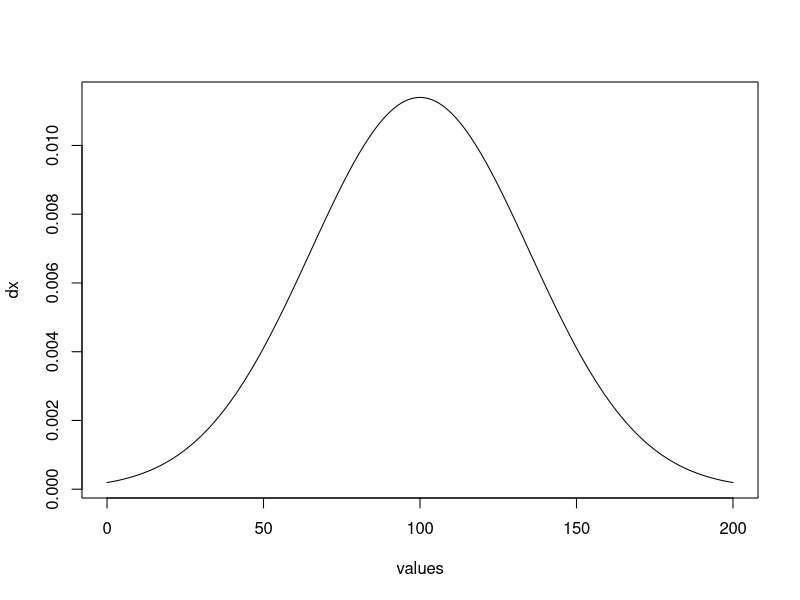
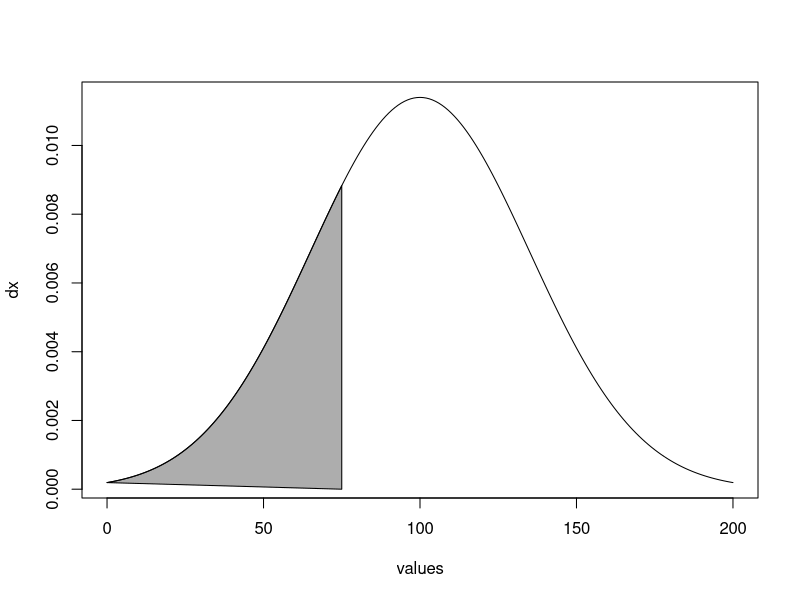
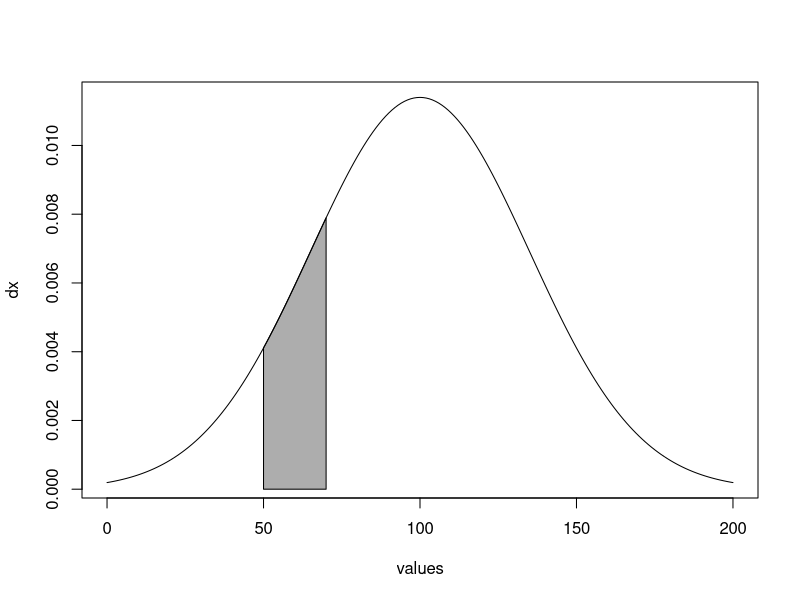
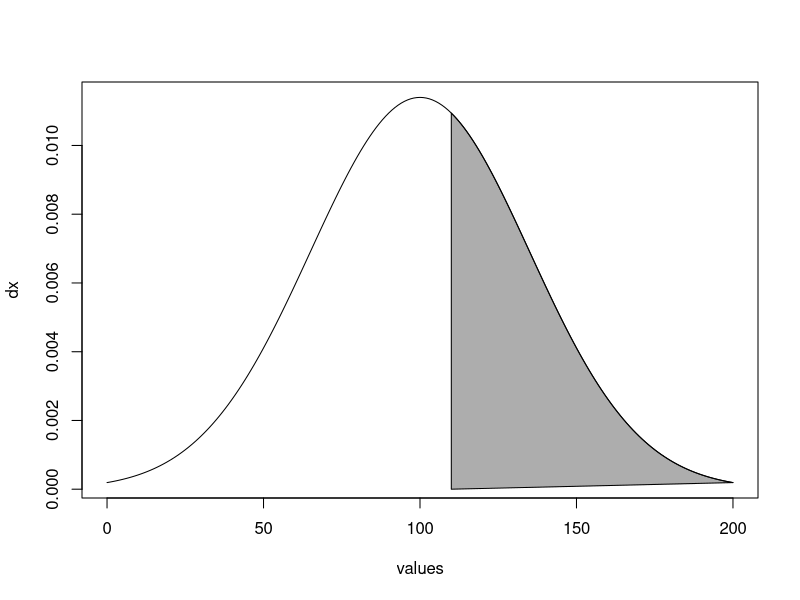
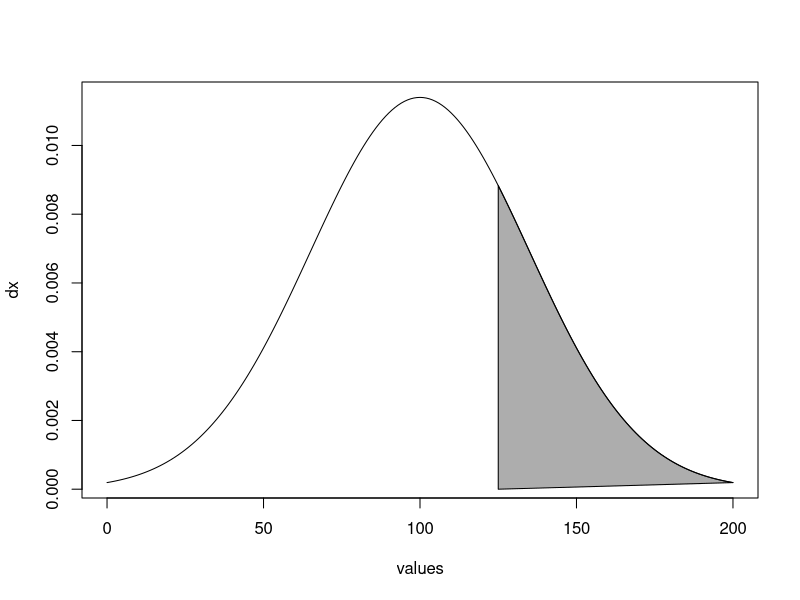
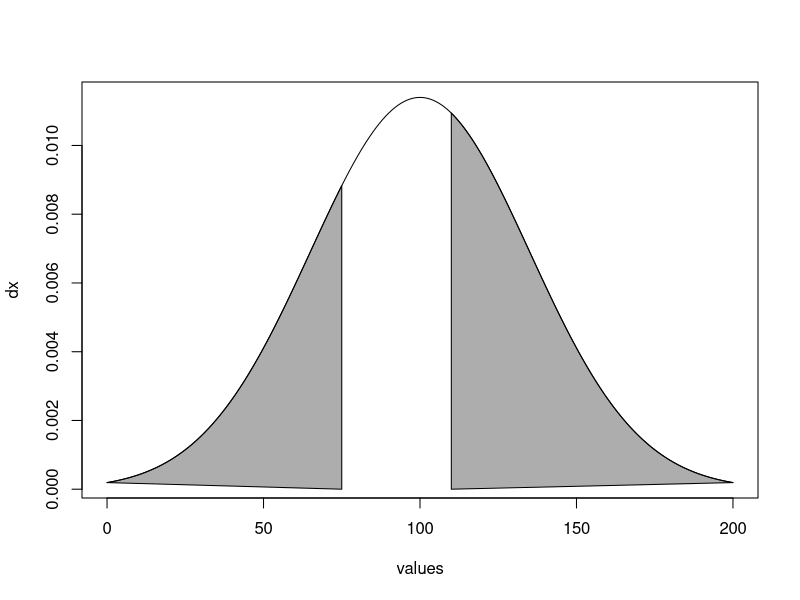
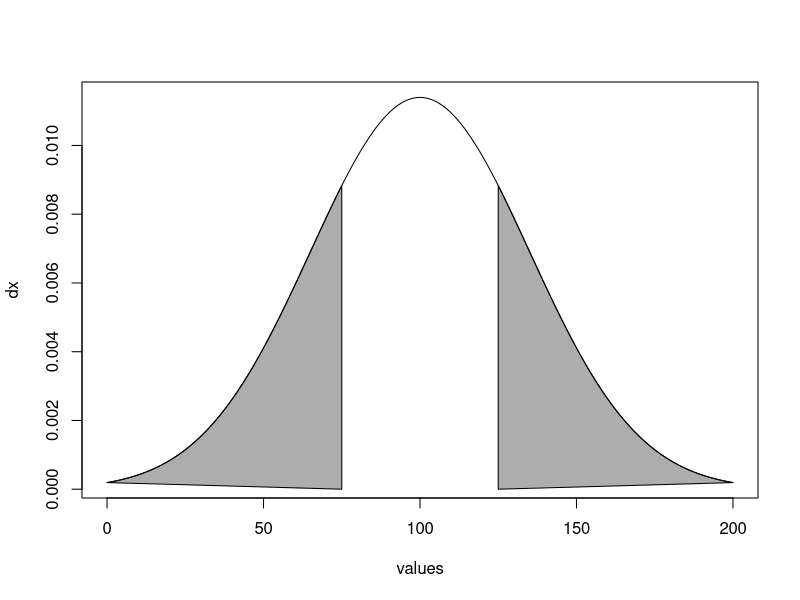
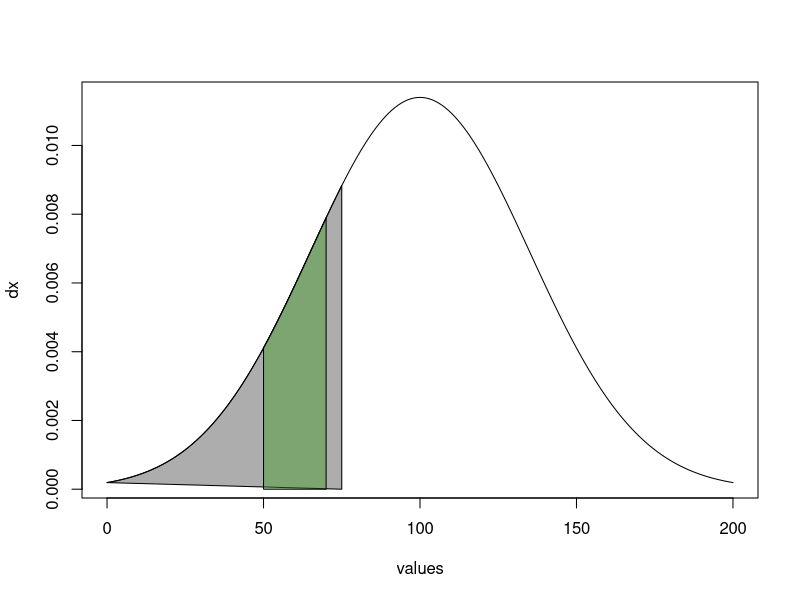

Write R code to recreate these figures, in order.
## ---- chunk 1
#| include: true
#| echo: false
#| layout-ncol: 2
#| layout-nrow: 2
#| fig-cap: "Illustrazione degli eventi relativi all'esercizio 1"
#| fig-subcap: 
#|       - "E1"
#|       - "E2"
#|       - "E3"
#|       - "E4"
values=seq(0,200) 
mx=100;sx=35 
dx= dnorm(values,mx,sx) 
plot(values,dx,type="l") 
#e1:x<=75 
plot(values,dx,type="l")
polygon(c(values[values <=75],75),c(dx[values<=75],0),col= rgb(.2,.2,.2,alpha=.4))

plot(values,dx,type="l")
polygon(c(50, values[values >= 50 & values <= 70], 70), c(0, dx[values >= 50 & values <= 70], 0), col = rgb(.2, .2,.2, alpha = .4))
plot(values, dx, type = "l") 
polygon(c(values[values >= 110], 110), c(dx[values>= 110], 0), col = rgb(.2, .2,.2, alpha = .4))
plot(values, dx, type = "l")
polygon(c(values[values >= 125], 125), c(dx[values>= 125], 0), col = rgb(.2, .2,.2, alpha = .4))
## ---- chunk 2
#| tidy: true
#| width: 80
pe1=pnorm(75,mx,sx)
pe2 = pnorm(70, mx, sx)- pnorm(50, mx, sx)
pe3 = 1- pnorm(110, mx, sx)
pe4 = 1- pnorm(125, mx, sx)

# unione e1 ed e3
plot(values, dx, type = "l") 
polygon(c(values[values <= 75], 75), c(dx[values<= 75], 0), 
        col = rgb(.2, .2,.2, alpha = .4)) 
polygon(c(values[values >= 110], 110), c(dx[values>= 110], 0), 
        col = rgb(.2, .2,.2, alpha = .4))
pe1 + pe3

# 1.2: unione e1 e4 
plot(values, dx, type = "l") 
polygon(c(values[values <= 75], 75), c(dx[values<= 75], 0), 
        col = rgb(.2, .2,.2, alpha = .4)) 
polygon(c(values[values >= 125], 125), c(dx[values>= 125], 0), 
        col = rgb(.2, .2,.2, alpha = .4))
pe1 + pe4

# 1.3: intersezione e1, e2 
plot(values, dx, type = "l") 
polygon(c(values[values <= 75], 75), c(dx[values<= 75], 0), 
        col = rgb(.2, .2,.2, alpha = .4)) 
polygon(c(50, values[values >= 50 & values <= 70], 70), 
        c(0, dx[values >= 50 & values <= 70], 0), 
        col = rgb(.2, .6,.1, alpha = .4))

# 1.4 intersezione e1 e3 
plot(values, dx, type = "l") 
polygon(c(values[values <= 75], 75), c(dx[values<= 75], 0), 
        col = rgb(.2, .2,.2, alpha = .4)) 
polygon(c(values[values >= 110], 110), c(dx[values>= 110], 0), 
        col = rgb(.2, .2,.2, alpha = .4))
## ---- chunk 3
#| include: true
#| echo: false
#| layout-ncol: 2
#| layout-nrow: 2
#| fig-cap: "Illustrazione degli eventi relativi all'esercizio 2"
#| fig-subcap: 
#|  - "E1"
#|  - "E2"
values = seq(-3, 3, length.out = 100) 
dx = dnorm(values) 
plot(values, dx, type = "l") 
# e1: <= 0.5 
plot(values, dx, type = "l") 
polygon(c(values[values <= 0.5], 0.5), c(dx[values <= 0.5], 0), 
        col = rgb(.2, .2, .2, alpha =.5))
# e2. x >=-0.5 
plot(values, dx, type = "l") 
polygon(c(values[values >=-0.5],-0.5), c(dx[values >=-0.5], 0), 
        col = rgb(.2, .2, .2, alpha =.5))
## ---- chunk 4
# esrecizio 2.1: unione e1 ed e2 
plot(values, dx, type = "l") 
polygon(c(values[values <= 0.5], 0.5), c(dx[values <= 0.5], 0), 
        col = rgb(.2, .2, .2, alpha =.5)) 
polygon(c(values[values >=-0.5],-0.5), c(dx[values >=-0.5], 0), 
        col = rgb(.1, .1, .1, alpha =.5))
pe1 = pnorm(0.5) 
pe2 = 1- pnorm(-0.5) 
pe1 + pe2
pe1intere2 = pnorm(0.5)- pnorm(-0.5) 
pe1 + pe2- pe1intere2

plot(values, dx, type = "l") 
polygon(c(-0.5, values[values >=-0.5 & values <= 0.5], 0.5), 
        c(0, dx[values >=-0.5 & values <= 0.5], 0), col = rgb(.2, .2, .2, alpha =.5))
pnorm(0.5)- pnorm(-0.5)

# esrecizio 2.3 differenza simmetrica e1 ed e2 
plot(values, dx, type = "l") 
polygon(c(values[values <= 0.5], 0.5), c(dx[values <= 0.5], 0), 
        col = rgb(.2, .2, .2, alpha =.5)) 
polygon(c(values[values >=-0.5],-0.5), c(dx[values >=-0.5], 0),
        col = rgb(.1, .1, .1, alpha =.5)) 
polygon(c(-0.5, values[values >=-0.5 & values <= 0.5], 0.5), 
        c(0, dx[values >=-0.5 & values <= 0.5], 0), col = "white")

pnorm(-0.5) + (1-pnorm(0.5))
## ---- chunk 5
mx = 10
sx = 5 
my = 7 
sy = 8 
values = seq(-20, 40, length.out = 200) 
dx = dnorm(values, mx, sx) 
dy = dnorm(values, my, sy) 
plot(values, dx, type = "l", main = "x (linea nera) e y (linea rossa)") 
lines(values, dy, type = "l", col = "red")

# e 1 sulla x
plot(values, dx, type = "l") 
polygon(c(5, values[values>=5 & values <= 9], 9),
        c(0, dx[values>=5 & values <= 9], 0), col = rgb(.2,.2,.2, alpha = .4)) 
polygon(c(values[values <= 9], 9), c(dx[values <= 9], 0), 
        col = rgb(.2,.2,.2, alpha = .4))
e1 = pnorm(9, mx, sx)- pnorm(5, mx, sx)

# e2 6.5 leq x leq 13 
plot(values, dx, type = "l") 
polygon(c(6.5, values[values>=6.5 & values <= 13], 13), 
        c(0, dx[values>=6.5 & values <= 13], 0), col = rgb(.2,.2,.2, alpha = .4)) 
e2 = pnorm(13, mx, sx)- pnorm(6.5, mx, sx)

# evento y 
# g 4 \leq x leq 8.5 
plot(values, dy, type = "l") 
polygon(c(4, values[values>=4 & values <= 8.5], 8.5),
        c(0, dy[values>=4 & values <= 8.5], 0), col = rgb(.2,.2,.2, alpha = .4))
g1 = pnorm(8.5, my, sy)- pnorm(4, my, sy)

# 3.1:unione e1 e g1 
plot(values, dx, type = "l") 
lines(values, dy, type = "l", col = "red") 
polygon(c(4, values[values>=4 & values <= 8.5], 8.5), 
        c(0, dy[values>=4 & values <= 8.5], 0), col = rgb(.2,.2,.2, alpha = .4)) 
polygon(c(5, values[values>=5 & values <= 9], 9), 
        c(0, dx[values>=5 & values <= 9], 0), col = rgb(.9,.1,.1, alpha = .4))

e1 + g1- (e1*g1)

# 3.2 intesrezione e2 g1 
plot(values, dx, type = "l") 
lines(values, dy, type = "l", col = "red") 
polygon(c(6.5, values[values>=6.5 & values <= 13], 13), 
        c(0, dx[values>=6.5 & values <= 13], 0), col = rgb(.2,.2,.2, alpha = .4)) 
polygon(c(5, values[values>=5 & values <= 9], 9), 
        c(0, dx[values>=5 & values <= 9], 0), col = rgb(.9,.1,.1, alpha = .4))
e2*g1

# differenza simmetrica evento e1 ed e2 riferiti alla variabile x 
plot(values, dx, type = "l")
polygon(c(6.5, values[values>=6.5 & values <= 13], 13), 
        c(0, dx[values>=6.5 & values <= 13], 0), col = rgb(.2,.2,.2, alpha = .4)) 
polygon(c(5, values[values>=5 & values <= 9], 9), 
        c(0, dx[values >=5 & values <= 9], 0), col = rgb(.9,.1,.1, alpha = .4))
polygon(c(6.5, values[values>=6.5 & values <= 9], 9), 
        c(0, dx[values>=6.5 & values <= 9], 0), col = "white")
rosa = pnorm(6.5, mx, sx)- pnorm(5, mx, sx) 
grigio = pnorm(13, mx, sx)- pnorm(9, mx, sx)
rosa + grigio
## ---- chunk 6
# Esercizio 4.1 

qt(0.33,35)

# Esercizio 4.2 

qt(0.75,35) + qt(0.25,35)

# Esercizio 4.3

qt(0.75,35) - qt(0.25,35) 

# Esercizio 4.4 

qt(0.975,35)  
## ---- chunk 7
values = seq(0, 20, length.out = 200) 
chid = dchisq(values, 4) 
plot(values, chid, type = "l") 

# es 5. x >= 1.5 
plot(values, chid, type = "l") 
polygon(c(values[values >= 1.5], 1.5), c(chid[values >= 1.5], 0), col = "pink")
1- pchisq(1.5, 4)

# 5.2 1.1 \leq x \leq 2.5 
plot(values, chid, type = "l") 
polygon(c(1.1, values[values >= 1.1 & values <= 2.5], 2.5), 
        c(0, chid[values >= 1.1 & values <= 2.5], 0), col = "pink")
pchisq(2.5, 4)- pchisq(1.1, 4)
# esercizio 5.3 
1- pchisq(qchisq(0.95, 4), 4)
